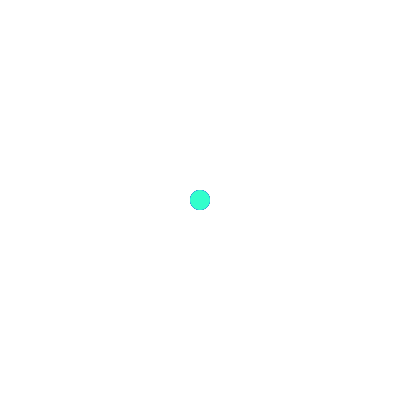
Frame 1 (no input)
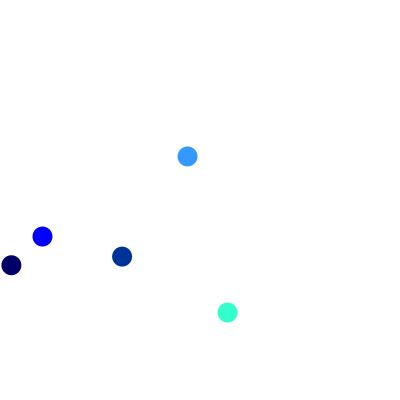
Frame 60 (the mouse pressed at the canvas centre just before this capture)
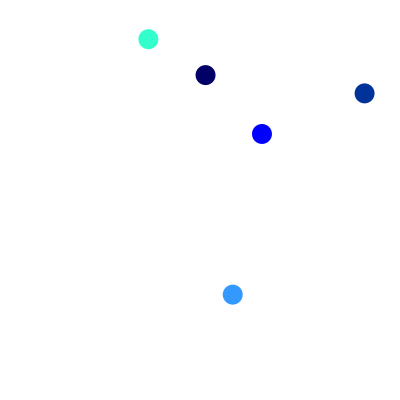
Frame 120 (the mouse held since frame 60 and released just before this capture)

The Processing sketch that drew these frames (run headless with seeded random() and noise(); from frame 60 on, the mouse is pressed at the canvas centre):

// Processing sketch: fp_pg_q_07_18
// ── fp_pg_q_07_18.pde
// 問題 7.18 ボールが 2 次元平面内で飛び跳ねるアニメーションを作成せよ．壁との衝突
MoveCircle c1;
MoveCircle c2;
MoveCircle c3;
MoveCircle c4;
MoveCircle c5;
private float d = 20;

void setup(){
  size(400, 400);
  smooth();
  background(255, 255, 255);
  ellipseMode(CENTER);
  frameRate(30);
  c1 = new MoveCircle(0, 51, 153, width, height, 20);
  c2 = new MoveCircle(0, 0, 102, width, height, 20);
  c3 = new MoveCircle(0, 0, 255, width, height, 20);
  c4 = new MoveCircle(51, 153, 255, width, height, 20);
  c5 = new MoveCircle(51, 255, 204, width, height, 20);
}

void draw(){
  background(255, 255, 255);
  translate(width/2, height/2);
  c1.drawCircle();
  c2.drawCircle();
  c3.drawCircle();
  c4.drawCircle();
  c5.drawCircle();
}

// ── MoveCircle.pde
class MoveCircle {
  private float x = 0;
  private float y = 0;
  private float vx = 1;
  private float vy = 1;
  private float rx = (vx * getSpeedRate());
  private float ry = (vy * getSpeedRate());
  private float w = 0;
  private float h = 0;
  private float d = 20;
  private boolean flg = true;
  private float v = 0;
  private float theta = 0;
  private float minX = 0;
  private float maxX = 0;
  private float minY = 0;
  private float maxY = 0;
  private float tmpRx = 0;
  private float tmpRy = 0;
  private int r = 0;
  private int g = 0;
  private int b = 0;


  MoveCircle(int red, int green, int blue, float w, float h, float d){
    r = red;
    g = green;
    b = blue;
    d = d;
    h = h;
    w = w;
    minX = -(w/2) + d/2;
    maxX = (w/2) - d/2;
    minY = -(h/2) + d/2;
    maxY = (h/2) - d/2;
  }

  public void drawCircle(){
    if(x <= minX || maxX <= x || y <= minY || maxY <= y){
      if(x <= minX){
        x = minX;
      } else if(maxX <= x) {
        x = maxX;
      }
      if(y <= minY) {
        y = minY;
      } else if(maxY <= y) {
        y = maxY;
      }
      // 速度のx成分とy成分からスカラーを導出する処理
      tmpRx = rx;
      tmpRy = ry;
      v = (sqrt(sq(rx) + sq(ry)));
      if(x <= minX){
        if(tmpRx < 0 && tmpRy < 0){
          theta = (360 - degrees(acos(abs(tmpRx)/v)));
        } else {
          theta = degrees(acos(abs(tmpRx)/v));
        }
      } else if(maxX <= x){
        if(0 < tmpRx && tmpRy < 0){
          theta = (180 + degrees(acos(abs(tmpRx)/v)));
        } else {
          theta = (180 - degrees(acos(abs(tmpRx)/v)));
        }
      } else if(y <= minY) {
        if(tmpRx < 0 && tmpRy < 0){
          theta = (180 - degrees(asin(abs(tmpRy)/v)));
        } else {
          theta = (degrees(asin(abs(tmpRy)/v)));
        }
      } else if(maxY <= y) {
        if(tmpRx < 0 && 0 < tmpRy){
          theta = (180 + degrees(asin(abs(tmpRy)/v)));
        } else {
          theta = (360 - degrees(asin(abs(tmpRy)/v)));
        }
      }
      rx = (v * cos(radians(theta)));
      ry = (v * sin(radians(theta)));
    }
    noStroke();
    fill(r, g, b);
    ellipse(x, y, d, d);
    x += rx;
    y += ry;
  }

  private float getSpeedRate(){
    return random(4, 10);
  }
}
